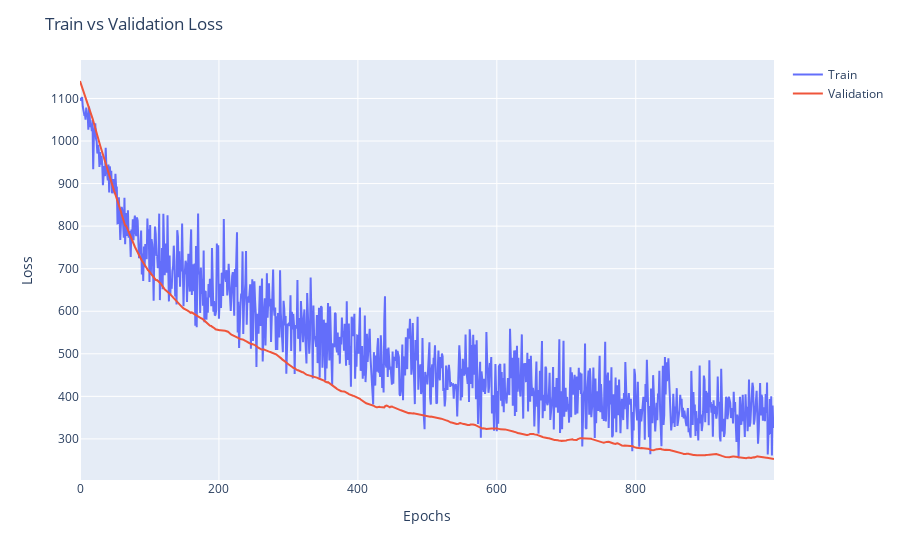

The notebook cell this image was saved under:
### Code cell
# Plot training and validation loss
fig = px.line()
fig.add_scatter(y=history.history['loss'], name='Train')
fig.add_scatter(y=history.history['val_loss'], name='Validation')

fig.update_layout(title='Train vs Validation Loss',
                   xaxis_title='Epochs',
                   yaxis_title='Loss')

fig.show()

### Figure 1 — Plotly figure (JSON) as saved in the notebook; plotly's stock layout.template omitted (floating-point values rounded to 4 significant figures; data arrays with more than 128 entries replaced by an {"elided": "..."} marker saying what was removed)
{"data": [{"name": "Train", "type": "scatter", "y": {"elided": "1000 float values"}}, {"name": "Validation", "type": "scatter", "y": {"elided": "1000 float values"}}], "layout": {"legend": {"tracegroupgap": 0}, "margin": {"t": 60}, "title": {"text": "Train vs Validation Loss"}, "xaxis": {"anchor": "y", "domain": [0, 1], "title": {"text": "Epochs"}}, "yaxis": {"anchor": "x", "domain": [0, 1], "title": {"text": "Loss"}}}}
